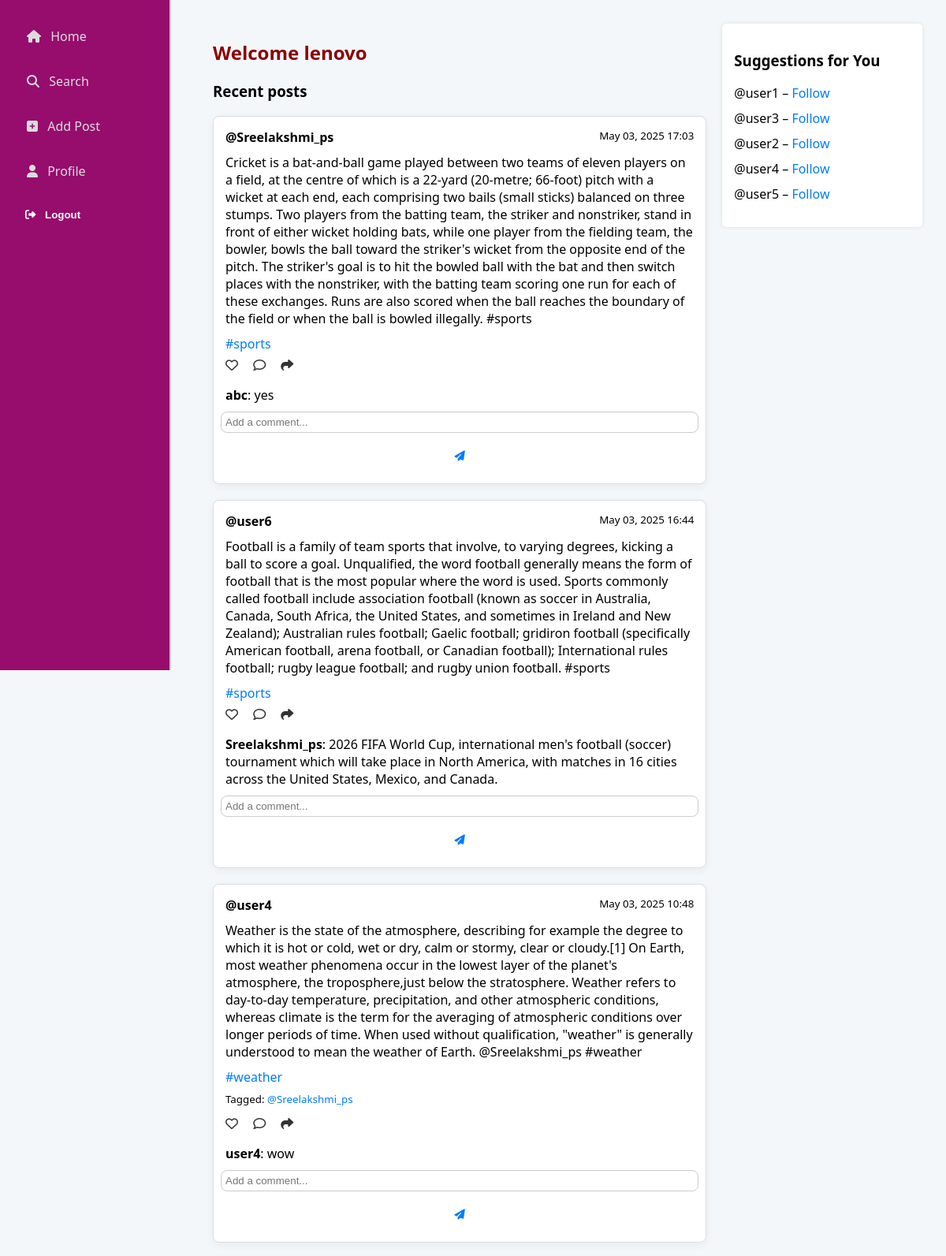
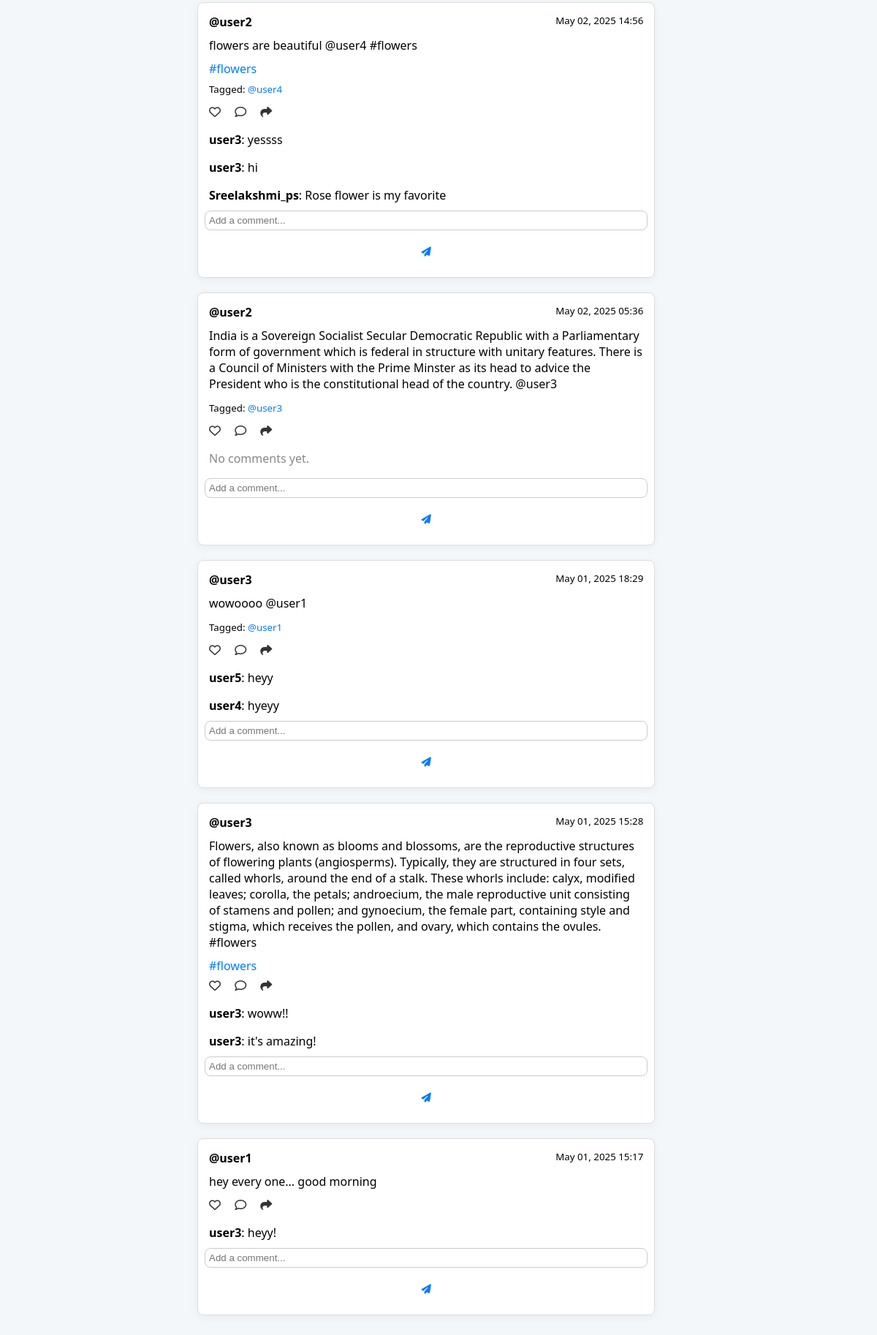
The app's page /home/ (signed in) with its own data (2 pictures, top to bottom).
### BlogApp/models.py (models this page shows, shortened)
class Post(models.Model):
    author = models.ForeignKey(User, on_delete=models.CASCADE)
    content = models.TextField()
    tags = models.ManyToManyField(Tag, blank=True)
    tagged_users = models.ManyToManyField(User, related_name='tagged_in_posts', blank=True)
    created_at = models.DateTimeField(auto_now_add=True)

class Tag(models.Model):
    name = models.CharField(max_length=30, unique=True)

class Comment(models.Model):
    post = models.ForeignKey(Post, on_delete=models.CASCADE, related_name='comments')
    author = models.ForeignKey(User, on_delete=models.CASCADE)
    text = models.TextField()
    created_at = models.DateTimeField(auto_now_add=True)

### BlogApp/views.py (the view)
# urls.py: path('home/', home_view, name='home'),
@login_required
def home_view(request):
    tag_name = request.GET.get('tag')
    posts = Post.objects.all().order_by('-created_at')
    if tag_name:
        posts = posts.filter(tags__name__iexact=tag_name)
    comment_form = CommentForm()
    following_ids = Follow.objects.filter(follower=request.user).values_list('following__id', flat=True)
    suggestions = User.objects.exclude(id__in=following_ids).exclude(id=request.user.id)[:5]
    return render(request, 'BlogApp/home.html', {
        'posts': posts,
        'comment_form': comment_form,
        'tag_name': tag_name,
        'suggestions': suggestions
    })

### BlogApp/forms.py
class CommentForm(forms.ModelForm):
    class Meta:
        model = Comment
        fields = ['text']
        widgets = {
            'text': forms.TextInput(attrs={
                'placeholder': 'Add a comment...',
                'class': 'form-control',
                'style': 'width: 100%; padding: 5px;',
            }),
        }

### BlogApp/templates/BlogApp/home.html (shortened to what this page needs)
{% extends 'BlogApp/base.html' %}
{% load static %}
{% block content %}
<link rel="stylesheet" href="https://cdnjs.cloudflare.com/ajax/libs/font-awesome/6.4.0/css/all.min.css">
<div style="display: flex; justify-content: space-between; gap: 20px;">
    <div style="width: 70%;">
        <h2 style="text-align: left;color: darkred;">Welcome {{ user.username }}</h2>
        <h3 style="text-align: left;color: black;">Recent posts</h3>
        {% for post in posts %}
        <div class="post" style="border: 1px solid #ddd; padding: 15px; margin-bottom: 20px; border-radius: 8px;">
            <div class="post-header" style="margin-bottom: 10px;">
                <strong>@{{ post.author.username }}</strong>
                <small style="float: right;">{{ post.created_at|date:"M d, Y H:i" }}</small>
            </div>
            <div class="post-content" style="margin-bottom: 10px;">{{ post.content }}</div>
            {% if post.tags.all %}
                <div class="post-tags" style="margin-bottom: 5px;">
                    {% for tag in post.tags.all %}
                        <a href="?tag={{ tag.name }}" style="text-decoration: none; color: #007bff;">#{{ tag.name }}</a>
                    {% endfor %}
                </div>
            {% endif %}
            {% if post.tagged_users.all %}
                <div class="tagged-users" style="margin-bottom: 10px;">
                    <small>Tagged:
                        {% for user in post.tagged_users.all %}
                            <a href="{% url 'profile' user.username %}" style="text-decoration: none; color: #007bff;">@{{ user.username }}</a>{% if not forloop.last %}, {% endif %}
                        {% endfor %}
                    </small>
                </div>
            {% endif %}
            <div class="post-actions" style="margin-bottom: 10px;">
                <a href="#" style="margin-right: 15px; color: #333;"><i class="far fa-heart"></i></a>
                <a href="#" style="margin-right: 15px; color: #333;"><i class="far fa-comment"></i></a>
                <a href="#" style="color: #333;"><i class="fas fa-share"></i></a>
            </div>
            <div class="comments" style="margin-top: 10px;">
                {% for comment in post.comments.all %}
                    <p style="margin-bottom: 5px;"><strong>{{ comment.author.username }}</strong>: {{ comment.text }}</p>
                {% empty %}
                    <p style="color: #888;">No comments yet.</p>
                {% endfor %}
                <form method="post" action="{% url 'comment' post.id %}" style="margin-top: 10px; display: flex; align-items: center; gap: 10px;">
                    {{ comment_form.text }}
                    <button type="submit" title="Add Comment" style="background: none; border: none; cursor: pointer; color: #007bff;">
                        <i class="fas fa-paper-plane"></i>
                    </button>
                </form>
            </div>
        </div>
        {% empty %}
            <p>No posts available.</p>
        {% endfor %}
    </div>
    <div style="width: 25%; background-color: #fff; padding: 15px; border-radius: 5px; box-shadow: 0 0 5px rgba(0,0,0,0.1); height: fit-content;">
        <h3>Suggestions for You</h3>
        <ul style="list-style: none; padding: 0;">
            {% for user in suggestions %}
                <li style="margin-bottom: 10px;">
                    @{{ user.username }} –
                    <a href="{% url 'follow_from_home' user.username %}" style="color: #007bff;">Follow</a>
                </li>
            {% empty %}
                <li>No suggestions available</li>
            {% endfor %}
        </ul>
    </div>
</div>
{% endblock %}

### BlogApp/static/BlogApp/style.css (style rules this page uses)
body { font-family: 'Segoe UI', Tahoma, Geneva, Verdana, sans-serif; background-color: #f4f7fa; margin: 0; padding: 0; display: flex; min-height: 100vh; }
h2 { text-align: center; color: #333; }
a { color: #1a73e8; text-decoration: none; transition: 0.3s; }
form { display: flex; flex-direction: column; gap: 12px; }
input { padding: 10px; border: 1px solid #ccc; border-radius: 8px; transition: 0.2s; }
button, .button { padding: 12px; background-color: #f00975; color: white; border: none; border-radius: 10px; cursor: pointer; font-weight: bold; transition: background-color 0.3s; }
.post { background: #fff; padding: 20px; margin-bottom: 25px; border-left: 6px solid #ff4c60; border-radius: 12px; box-shadow: 0 3px 12px rgba(0, 0, 0, 0.05); border: 1px solid #e0e0e0; }

### records on screen
Post: author.username "Sreelakshmi_ps", created_at "May 03, 2025 17:03", content "Cricket is a bat-and-ball game played between two teams of eleven players on a field, at the centre of which is a 22-yard (20-metre; 66-foot) pitch with a wicket at each end, each comprising two bails (small sticks) balanced on three stumps. Two players from the batting team, the striker and nonstriker, stand in front of either wicket holding bats, while one player from the fielding team, the bowler, bowls the ball toward the striker's wicket from the opposite end of the pitch. The striker's goal is to hit the bowled ball with the bat and then switch places with the nonstriker, with the batting team scoring one run for each of these exchanges. Runs are also scored when the ball reaches the…"
Tag: name "sports"
Comment: author.username "abc", text "yes"
Post: author.username "user6", created_at "May 03, 2025 16:44", content "Football is a family of team sports that involve, to varying degrees, kicking a ball to score a goal. Unqualified, the word football generally means the form of football that is the most popular where the word is used. Sports commonly called football include association football (known as soccer in Australia, Canada, South Africa, the United States, and sometimes in Ireland and New Zealand); Australian rules football; Gaelic football; gridiron football (specifically American football, arena football, or Canadian football); International rules football; rugby league football; and rugby union football. #sports"
Comment: author.username "Sreelakshmi_ps", text "2026 FIFA World Cup, international men's football (soccer) tournament which will take place in North America, with matches in 16 cities across the United States, Mexico, and Canada."
Post: author.username "user4", created_at "May 03, 2025 10:48", content "Weather is the state of the atmosphere, describing for example the degree to which it is hot or cold, wet or dry, calm or stormy, clear or cloudy.[1] On Earth, most weather phenomena occur in the lowest layer of the planet's atmosphere, the troposphere,just below the stratosphere. Weather refers to day-to-day temperature, precipitation, and other atmospheric conditions, whereas climate is the term for the averaging of atmospheric conditions over longer periods of time. When used without qualification, \"weather\" is generally understood to mean the weather of Earth. @Sreelakshmi_ps #weather"
Tag: name "weather"
Comment: author.username "user4", text "wow"
Post: author.username "user2", created_at "May 02, 2025 14:56", content "flowers are beautiful @user4 #flowers"
Tag: name "flowers"
Comment: author.username "user3", text "yessss"
Comment: author.username "user3", text "hi"
Comment: author.username "Sreelakshmi_ps", text "Rose flower is my favorite"
Post: author.username "user2", created_at "May 02, 2025 05:36", content "India is a Sovereign Socialist Secular Democratic Republic with a Parliamentary form of government which is federal in structure with unitary features. There is a Council of Ministers with the Prime Minster as its head to advice the President who is the constitutional head of the country. @user3"
Post: author.username "user3", created_at "May 01, 2025 18:29", content "wowoooo @user1"
Comment: author.username "user5", text "heyy"
Comment: author.username "user4", text "hyeyy"
Post: author.username "user3", created_at "May 01, 2025 15:28", content "Flowers, also known as blooms and blossoms, are the reproductive structures of flowering plants (angiosperms). Typically, they are structured in four sets, called whorls, around the end of a stalk. These whorls include: calyx, modified leaves; corolla, the petals; androecium, the male reproductive unit consisting of stamens and pollen; and gynoecium, the female part, containing style and stigma, which receives the pollen, and ovary, which contains the ovules. #flowers"
Comment: author.username "user3", text "woww!!"
Comment: author.username "user3", text "it's amazing!"
Post: author.username "user1", created_at "May 01, 2025 15:17", content "hey every one... good morning"
Comment: author.username "user3", text "heyy!"

### other values on screen
{{ user.username }} "lenovo"
{{ user.username }} "Sreelakshmi_ps"
{{ user.username }} "user4"
{{ user.username }} "user3"
{{ user.username }} "user1"
{{ user.username }} "user2"
{{ user.username }} "user5"
